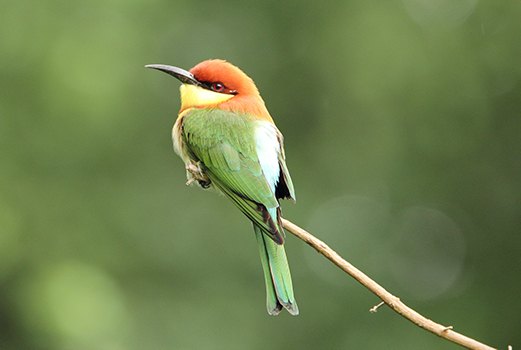
#> input picture Chapter_07/data/Bird.jpg, 521 x 350 px, found by its file name
$ python rotate_image_opencv.py
#> lines starting #> are read from the running program, lines starting #| are printed output that depends on the picture
import numpy as np
import cv2

# Read the image...
img = cv2.imread('.//images//Bird.jpg', cv2.IMREAD_COLOR)
#> img is the input picture: shape (350, 521, 3); mean B, G, R 78, 128, 110

# Perform the rotation around the center point
rows,cols,channels = img.shape
#> rows = 350; cols = 521; channels = 3
M = cv2.getRotationMatrix2D((cols/2,rows/2),45,1)
dst = cv2.warpAffine(img,M,(cols,rows))
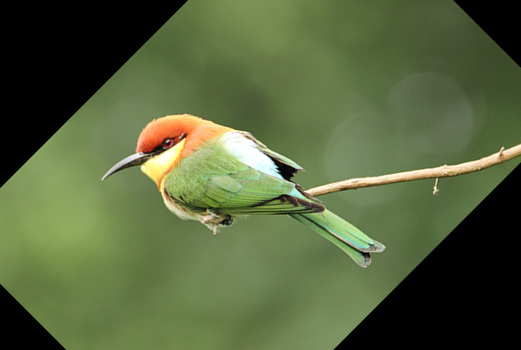
#> dst: shape (350, 521, 3); mean B, G, R 61.6, 99.7, 86.1

# Display the image
cv2.imshow('Image', dst)

# Wait for a keypress
cv2.waitKey(0)

# Close all OpenCV windows
cv2.destroyAllWindows()
